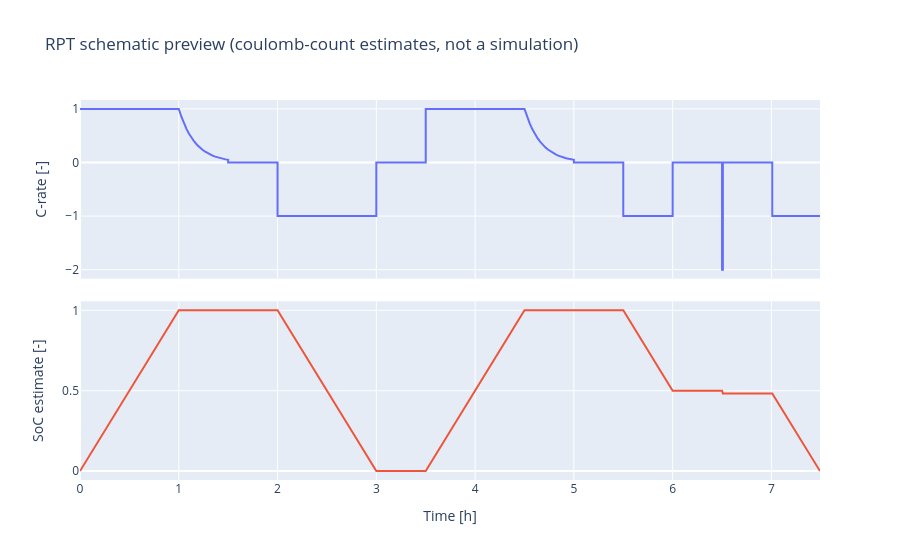

Notebook source saved alongside this figure:
### Markdown cell above
The RPT previews the same way, and `preview()` prints the steps. Every RPT
starts from the same defined-empty state, so "full" means the same thing at
every check-up.

### Code cell
rpt_builder.plot_preview(rpt)

### Figure 1 — Plotly figure (JSON) as saved in the notebook; plotly's stock layout.template omitted (floating-point values rounded to 4 significant figures)
{"data": [{"customdata": [[4.5, "CC charge"], [4.5, "CC charge"], [4.5, "CV hold"], [3.844, "CV hold"], [3.283, "CV hold"], [2.804, "CV hold"], [2.395, "CV hold"], [2.046, "CV hold"], [1.747, "CV hold"], [1.492, "CV hold"], [1.275, "CV hold"], [1.089, "CV hold"], [0.93, "CV hold"], [0.7943, "CV hold"], [0.6784, "CV hold"], [0.5795, "CV hold"], [0.4949, "CV hold"], [0.4227, "CV hold"], [0.3611, "CV hold"], [0.3084, "CV hold"], [0.2634, "CV hold"], [0.225, "CV hold"], [0, "rest"], [0, "rest"], [-4.5, "reference capacity discharge"], [-4.5, "reference capacity discharge"], [0, "rest"], [0, "rest"], [4.5, "CC charge"], [4.5, "CC charge"], [4.5, "CV hold"], [3.844, "CV hold"], [3.283, "CV hold"], [2.804, "CV hold"], [2.395, "CV hold"], [2.046, "CV hold"], [1.747, "CV hold"], [1.492, "CV hold"], [1.275, "CV hold"], [1.089, "CV hold"], [0.93, "CV hold"], [0.7943, "CV hold"], [0.6784, "CV hold"], [0.5795, "CV hold"], [0.4949, "CV hold"], [0.4227, "CV hold"], [0.3611, "CV hold"], [0.3084, "CV hold"], [0.2634, "CV hold"], [0.225, "CV hold"], [0, "rest"], [0, "rest"], [-4.5, "conditioning discharge"], [-4.5, "conditioning discharge"], [0, "rest"], [0, "rest"], [-9, "pulse -9 A @ 50% SoC"], [-9, "pulse -9 A @ 50% SoC"], [0, "rest"], [0, "rest"], [-4.5, "final discharge"], [-4.5, "final discharge"]], "hovertemplate": "%{customdata[1]}<br>%{y:.3f} C (%{customdata[0]:.3f} A)<br>t = %{x:.4g} h<extra></extra>", "mode": "lines", "name": "C-rate", "type": "scatter", "x": [0.0, 1.0, 1.0, 1.026, 1.053, 1.079, 1.105, 1.132, 1.158, 1.184, 1.211, 1.237, 1.263, 1.289, 1.316, 1.342, 1.368, 1.395, 1.421, 1.447, 1.474, 1.5, 1.5, 2.0, 2.0, 3.0, 3.0, 3.5, 3.5, 4.5, 4.5, 4.526, 4.553, 4.579, 4.605, 4.632, 4.658, 4.684, 4.711, 4.737, 4.763, 4.789, 4.816, 4.842, 4.868, 4.895, 4.921, 4.947, 4.974, 5.0, 5.0, 5.5, 5.5, 6.0, 6.0, 6.5, 6.5, 6.508, 6.508, 7.008, 7.008, 7.492], "xaxis": "x", "y": [1.0, 1.0, 1.0, 0.8541, 0.7295, 0.6231, 0.5322, 0.4546, 0.3883, 0.3316, 0.2833, 0.2419, 0.2067, 0.1765, 0.1508, 0.1288, 0.11, 0.09394, 0.08024, 0.06854, 0.05854, 0.05, 0.0, 0.0, -1.0, -1.0, 0.0, 0.0, 1.0, 1.0, 1.0, 0.8541, 0.7295, 0.6231, 0.5322, 0.4546, 0.3883, 0.3316, 0.2833, 0.2419, 0.2067, 0.1765, 0.1508, 0.1288, 0.11, 0.09394, 0.08024, 0.06854, 0.05854, 0.05, 0.0, 0.0, -1.0, -1.0, 0.0, 0.0, -2.0, -2.0, 0.0, 0.0, -1.0, -1.0], "yaxis": "y"}, {"hovertemplate": "SoC ~ %{y:.3f}<br>t = %{x:.4g} h<extra></extra>", "mode": "lines", "name": "SoC estimate", "type": "scatter", "x": [0.0, 1.0, 1.0, 1.026, 1.053, 1.079, 1.105, 1.132, 1.158, 1.184, 1.211, 1.237, 1.263, 1.289, 1.316, 1.342, 1.368, 1.395, 1.421, 1.447, 1.474, 1.5, 1.5, 2.0, 2.0, 3.0, 3.0, 3.5, 3.5, 4.5, 4.5, 4.526, 4.553, 4.579, 4.605, 4.632, 4.658, 4.684, 4.711, 4.737, 4.763, 4.789, 4.816, 4.842, 4.868, 4.895, 4.921, 4.947, 4.974, 5.0, 5.0, 5.5, 5.5, 6.0, 6.0, 6.5, 6.5, 6.508, 6.508, 7.008, 7.008, 7.492], "xaxis": "x2", "y": [0.0, 1.0, 1.0, 1.0, 1.0, 1.0, 1.0, 1.0, 1.0, 1.0, 1.0, 1.0, 1.0, 1.0, 1.0, 1.0, 1.0, 1.0, 1.0, 1.0, 1.0, 1.0, 1.0, 1.0, 1.0, 0.0, 0.0, 0.0, 0.0, 1.0, 1.0, 1.0, 1.0, 1.0, 1.0, 1.0, 1.0, 1.0, 1.0, 1.0, 1.0, 1.0, 1.0, 1.0, 1.0, 1.0, 1.0, 1.0, 1.0, 1.0, 1.0, 1.0, 1.0, 0.5, 0.5, 0.5, 0.5, 0.4833, 0.4833, 0.4833, 0.4833, 5.551e-17], "yaxis": "y2"}], "layout": {"showlegend": false, "title": {"text": "RPT schematic preview (coulomb-count estimates, not a simulation)"}, "xaxis": {"anchor": "y", "domain": [0, 1], "matches": "x2", "showticklabels": false}, "xaxis2": {"anchor": "y2", "domain": [0, 1], "title": {"text": "Time [h]"}}, "yaxis": {"anchor": "x", "domain": [0.53, 1], "title": {"text": "C-rate [-]"}}, "yaxis2": {"anchor": "x2", "domain": [0, 0.47], "title": {"text": "SoC estimate [-]"}}}}
